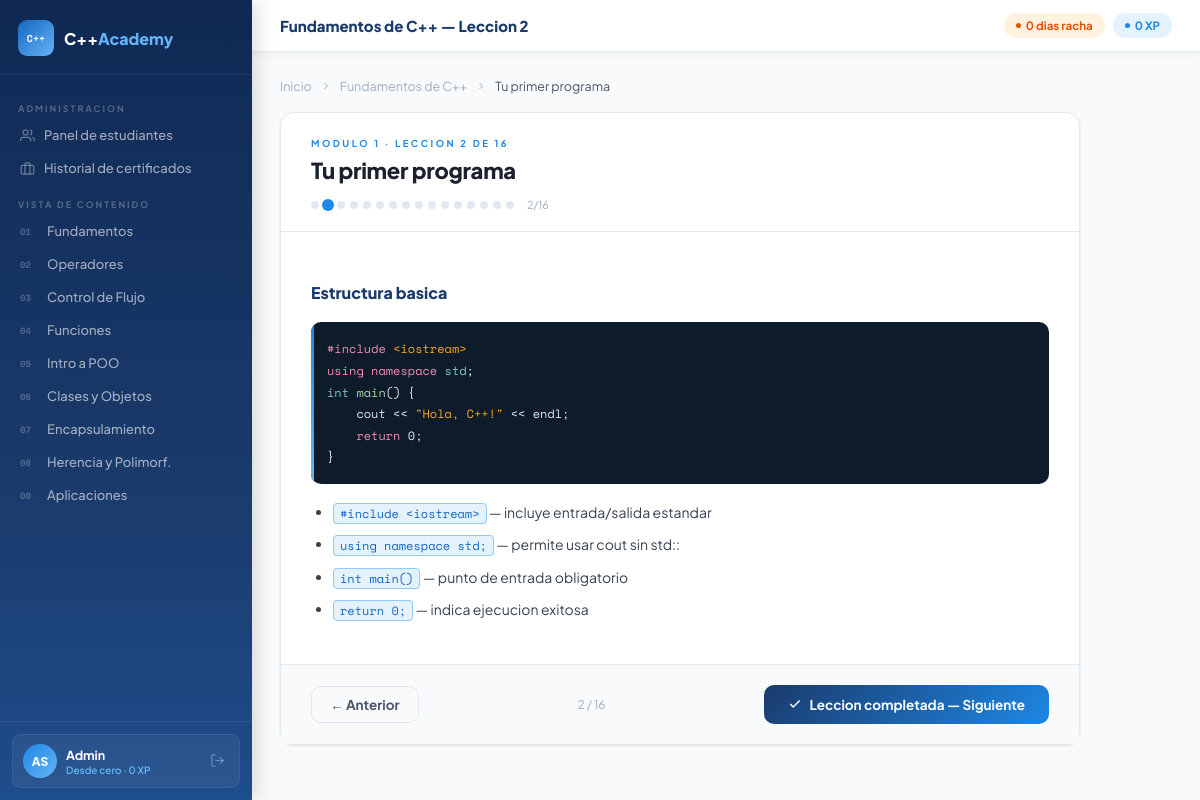
/modulo/1/leccion/2 (signed in), run on the app's committed database.
### tables this page shows
CREATE TABLE usuarios(
        id             INTEGER PRIMARY KEY AUTOINCREMENT,
        nombre         TEXT NOT NULL,
        apellido        TEXT NOT NULL,
        email           TEXT NOT NULL UNIQUE,
        password_hash   TEXT NOT NULL,
        rol_id          INTEGER NOT NULL DEFAULT 2,
        ruta_aprendizaje TEXT DEFAULT 'desde_cero',
        activo          INTEGER NOT NULL DEFAULT 1,
        xp              INTEGER NOT NULL DEFAULT 0,
        racha           INTEGER NOT NULL DEFAULT 0,
        nivel           INTEGER NOT NULL DEFAULT 1,
        ultimo_modulo   INTEGER DEFAULT NULL,
        ultima_leccion  INTEGER DEFAULT NULL,
        fecha_registro  TEXT NOT NULL DEFAULT (datetime('now')),
        FOREIGN KEY(rol_id) REFERENCES roles(id));

CREATE TABLE modulos(
        id               INTEGER PRIMARY KEY AUTOINCREMENT,
        numero           INTEGER NOT NULL UNIQUE,
        titulo           TEXT NOT NULL,
        descripcion      TEXT,
        nivel            TEXT NOT NULL DEFAULT 'Basico',
        total_lecciones  INTEGER DEFAULT 8,
        total_ejercicios INTEGER DEFAULT 3,
        activo           INTEGER NOT NULL DEFAULT 1);

CREATE TABLE lecciones(
        id          INTEGER PRIMARY KEY AUTOINCREMENT,
        modulo_id   INTEGER NOT NULL,
        numero      INTEGER NOT NULL,
        titulo      TEXT NOT NULL,
        contenido   TEXT,
        UNIQUE(modulo_id, numero),
        FOREIGN KEY(modulo_id) REFERENCES modulos(id));

### routes/course_routes.py (the view)
@course_bp.route('/modulo/<int:mn>/leccion/<int:ln>')
@login_required
def leccion(mn, ln):
    mod = obtener_modulo(mn)
    if not mod: abort(404)
    lec = obtener_leccion(mod['id'], ln)
    if not lec: abort(404)
    todas    = obtener_lecciones(mod['id'], g.user.id)
    ant      = next((l for l in todas if l['numero'] == ln - 1), None)
    sig      = next((l for l in todas if l['numero'] == ln + 1), None)
    prog_lec = obtener_progreso_leccion(g.user.id, mod['id'])
    return render_template('student/leccion.html',
                           mod=mod, lec=lec, anterior=ant, siguiente=sig,
                           total=len(todas), todas=todas, prog_lec=prog_lec)

### app.py (called while the page is built)
@app.before_request
def cargar_usuario():
    from models.user import User
    user_id = session.get('user_id')
    if user_id:
        try:
            u = User.get_by_id(int(user_id))
            g.user = u
        except Exception:
            g.user = None
            session.clear()
    else:
        g.user = None

@app.context_processor
def inject_user():
    user = g.get('user', None)
    return dict(current_user=user)

### controllers/course_controller.py (called while the page is built)
def obtener_modulo(numero):
    conn = get_connection()
    r = conn.execute('SELECT * FROM modulos WHERE numero=? AND activo=1', (numero,)).fetchone()
    conn.close()
    return dict(r) if r else None

def obtener_lecciones(modulo_id, usuario_id=None):
    conn = get_connection()
    rows = conn.execute(
        'SELECT * FROM lecciones WHERE modulo_id=? ORDER BY numero', (modulo_id,)
    ).fetchall()
    lecs = [dict(r) for r in rows]
    if usuario_id:
        for lec in lecs:
            c = conn.execute(
                'SELECT completada FROM lecciones_completadas WHERE usuario_id=? AND leccion_id=?',
                (usuario_id, lec['id'])
            ).fetchone()
            lec['completada'] = bool(c and c['completada'])
    conn.close()
    return lecs

def obtener_leccion(modulo_id, numero):
    conn = get_connection()
    r = conn.execute(
        'SELECT * FROM lecciones WHERE modulo_id=? AND numero=?', (modulo_id, numero)
    ).fetchone()
    conn.close()
    return dict(r) if r else None

def obtener_progreso_leccion(usuario_id, modulo_id):
    conn = get_connection()
    total = conn.execute(
        'SELECT COUNT(*) AS c FROM lecciones WHERE modulo_id=?', (modulo_id,)
    ).fetchone()['c']
    comp = conn.execute("""
        SELECT COUNT(*) AS c FROM lecciones_completadas lc
        JOIN lecciones l ON l.id=lc.leccion_id
        WHERE lc.usuario_id=? AND l.modulo_id=? AND lc.completada=1
    """, (usuario_id, modulo_id)).fetchone()['c']
    conn.close()
    return {'completadas': comp, 'total': total,
            'porcentaje': round((comp / total) * 100) if total else 0}

### models/database.py (called while the page is built)
def get_connection():
    conn = sqlite3.connect(DB_PATH)
    conn.row_factory = sqlite3.Row
    conn.execute("PRAGMA foreign_keys = ON")
    return conn

### models/user.py (called while the page is built)
    @property
    def iniciales(self):
        a=self.apellido[0] if self.apellido else ''
        return (self.nombre[0]+a).upper()

    @property
    def es_admin(self): return self.rol_id==1

### templates/student/leccion.html (shortened to what this page needs)
{% extends "shared/base.html" %}
{% block page_title %}{{ mod.titulo }} — Leccion {{ lec.numero }}{% endblock %}
{% block content %}
<div class="lec-wrap">
  <div class="bread">
    <a href="{{ url_for('course.dashboard') }}">Inicio</a>
    <svg width="12" height="12" viewBox="0 0 24 24" fill="none" stroke="currentColor" stroke-width="2"><polyline points="9 18 15 12 9 6"/></svg>
    <a href="{{ url_for('course.modulo', numero=mod.numero) }}">{{ mod.titulo }}</a>
    <svg width="12" height="12" viewBox="0 0 24 24" fill="none" stroke="currentColor" stroke-width="2"><polyline points="9 18 15 12 9 6"/></svg>
    <span style="color:var(--text2)">{{ lec.titulo }}</span>
  </div>
  <div class="lec-card anim">
    <div class="lec-header">
      <div class="lec-chip">Modulo {{ mod.numero }} &middot; Leccion {{ lec.numero }} de {{ total }}</div>
      <h1 class="lec-big-title">{{ lec.titulo }}</h1>
      <div class="prog-dots">
        {% for l in todas %}
        <div class="prog-dot {% if l.completada %}done{% elif l.numero == lec.numero %}current{% endif %}"
             title="Leccion {{ l.numero }}: {{ l.titulo }}"
             onclick="window.location='{{ url_for('course.leccion', mn=mod.numero, ln=l.numero) }}'">
        </div>
        {% endfor %}
        <span style="font-size:11px;color:var(--text3);margin-left:8px">{{ lec.numero }}/{{ total }}</span>
      </div>
    </div>
    <div class="lec-body-content">{{ lec.contenido|safe }}</div>
    <div class="lec-foot">
      {% if anterior %}
      <a href="{{ url_for('course.leccion', mn=mod.numero, ln=anterior.numero) }}" class="btn btn-secondary">
        &larr; Anterior
      </a>
      {% else %}
      <a href="{{ url_for('course.modulo', numero=mod.numero) }}" class="btn btn-secondary">
        &larr; Modulo
      </a>
      {% endif %}
      <span style="font-size:12px;color:var(--text3)">{{ lec.numero }} / {{ total }}</span>
      {% if not lec.completada %}
      <button class="btn-completar" id="btn-completar" onclick="completarLeccion({{ lec.id }}, {{ mod.numero }})">
        <svg width="14" height="14" viewBox="0 0 24 24" fill="none" stroke="currentColor" stroke-width="2.5"><polyline points="20 6 9 17 4 12"/></svg>
        {% if siguiente %}Leccion completada — Siguiente{% else %}Completar y volver al modulo{% endif %}
      </button>
      {% endif %}
    </div>
  </div>
</div>
{% endblock %}

### templates/shared/base.html (shortened to what this page needs)
<!DOCTYPE html>
<html lang="es">
<head>
</head>
<body>
{% if current_user is not none and current_user.id %}
<div class="app-shell">
  <aside class="sidebar">
    <div class="sb-logo">
      <div class="sb-logo-icon">C++</div>
      <div class="sb-logo-name">C++<span>Academy</span></div>
    </div>
    <nav class="sb-nav">
      {% if current_user.es_admin %}
      <div class="sb-sec">Administracion</div>
      <a href="{{ url_for('course.admin_panel') }}" class="sb-link {% if request.endpoint=='course.admin_panel' %}active{% endif %}">
        <svg viewBox="0 0 24 24" fill="none" stroke="currentColor" stroke-width="2"><path d="M17 21v-2a4 4 0 0 0-4-4H5a4 4 0 0 0-4 4v2"/><circle cx="9" cy="7" r="4"/><path d="M23 21v-2a4 4 0 0 0-3-3.87"/><path d="M16 3.13a4 4 0 0 1 0 7.75"/></svg>
        Panel de estudiantes
      </a>
      <a href="{{ url_for('course.certificado') }}" class="sb-link {% if request.endpoint=='course.certificado' %}active{% endif %}">
        <svg viewBox="0 0 24 24" fill="none" stroke="currentColor" stroke-width="2"><rect x="2" y="7" width="20" height="14" rx="2"/><path d="M16 21V5a2 2 0 0 0-2-2h-4a2 2 0 0 0-2 2v16"/></svg>
        Historial de certificados
      </a>
      <div class="sb-sec">Vista de contenido</div>
      {% endif %}
      {% set mnms={1:'Fundamentos',2:'Operadores',3:'Control de Flujo',4:'Funciones',5:'Intro a POO',6:'Clases y Objetos',7:'Encapsulamiento',8:'Herencia y Polimorf.',9:'Aplicaciones'} %}
      {% set maccs=[] %}
      {% for i in range(1,10) %}
      <a href="{{ url_for('course.modulo', numero=i) }}"
         class="sb-link {% if request.endpoint=='course.modulo' and request.view_args.numero==i %}active{% endif %}">
        <span class="sb-link-num">{{ '%02d'|format(i) }}</span>
        {{ mnms[i] }}
      </a>
      {% endfor %}
    </nav>
    <div class="sb-foot">
      <div class="sb-user">
        <div class="sb-av">{{ current_user.iniciales }}</div>
        <div class="sb-uinfo">
          <div class="sb-uname">{{ current_user.nombre }}</div>
          <div class="sb-urole">
            {% if current_user.ruta_aprendizaje=='desde_cero' %}Desde cero
            {% elif current_user.ruta_aprendizaje=='intermedio' %}Nivel intermedio
            {% else %}Nivel avanzado{% endif %}
            &middot; {{ current_user.xp }} XP</div>
        </div>
        <a href="{{ url_for('auth.logout') }}" class="sb-logout" title="Salir">
          <svg width="15" height="15" viewBox="0 0 24 24" fill="none" stroke="currentColor" stroke-width="2"><path d="M9 21H5a2 2 0 0 1-2-2V5a2 2 0 0 1 2-2h4"/><polyline points="16 17 21 12 16 7"/><line x1="21" y1="12" x2="9" y2="12"/></svg>
        </a>
      </div>
    </div>
  </aside>
  <div class="main-area">
    <header class="topbar">
      <div class="topbar-title">{% block page_title %}C++ Academy{% endblock %}</div>
      <div class="topbar-pills">
        <span class="pill pill-amber"><span class="pill-dot"></span>{{ current_user.racha }} dias racha</span>
        <span class="pill pill-blue"><span class="pill-dot"></span>{{ current_user.xp }} XP</span>
      </div>
    </header>
    <main class="page-content">
      {% block content %}{% endblock %}
    </main>
  </div>
</div>
{% else %}
{% block auth_content %}{% endblock %}
{% endif %}
</body>
</html>

### templates/student/leccion.html (style rules this page uses)
.lec-wrap { max-width:800px; }
.bread { display:flex;align-items:center;gap:8px;font-size:12.5px;color:var(--text3);margin-bottom:18px;flex-wrap:wrap; }
.bread a { color:var(--text3);transition:color .14s; }
.lec-card { background:#fff;border:1px solid var(--border);border-radius:14px;box-shadow:var(--shadow); }
.lec-header { padding:24px 30px 20px;border-bottom:1px solid var(--border); }
.lec-chip { font-size:9.5px;letter-spacing:2.5px;text-transform:uppercase;color:var(--blue);font-weight:700;margin-bottom:7px; }
.lec-big-title { font-size:22px;font-weight:800;color:var(--text);margin-bottom:14px;letter-spacing:-.3px; }
.prog-dots { display:flex;align-items:center;gap:5px; }
.prog-dot { width:8px;height:8px;border-radius:50%;background:var(--border);transition:all .2s;cursor:pointer; }
.prog-dot.current { background:var(--blue);transform:scale(1.5); }
.lec-body-content { padding:26px 30px;color:var(--text);line-height:1.9;font-size:14px; }
.lec-body-content h3 { font-size:16px;font-weight:800;color:var(--navy);margin:20px 0 9px; }
.lec-body-content ul,.lec-body-content ol { padding-left:22px;margin-bottom:13px;line-height:2.1;color:#374151; }
.lec-body-content li { margin-bottom:3px; }
.lec-body-content code { font-family:'Space Mono',monospace;font-size:12px;background:#e3f2fd;border:1px solid #90caf9;border-radius:4px;padding:1px 6px;color:#1565c0; }
.lec-body-content pre.code-block { white-space:pre;margin:14px 0; }
.lec-foot { padding:20px 30px;border-top:1px solid var(--border);display:flex;align-items:center;justify-content:space-between;background:var(--surface); }
.btn-completar { background:linear-gradient(135deg,#1a3a6b,#1e88e5);color:#fff;border:none;border-radius:10px;padding:11px 24px;font-family:'Plus Jakarta Sans',sans-serif;font-size:13.5px;font-weight:700;cursor:pointer;transition:all .2s;display:flex;align-items:center;gap:7px; }

### data on the page
usuarios: nombre "Admin", xp "0", racha "0"
modulos: titulo "Fundamentos de C++", numero "1"
lecciones: numero "2", titulo "Tu primer programa", contenido "Estructura basica #include <iostream> using namespace std ; int main () { cout << \"Hola, C++!\" << endl; return 0; } #include <iostream> — incluye entrada/salida estandar using namespace std; — permite usar cout sin std:: int main() — punto de entrada obligatorio return 0; — indica ejecucion exitosa"

### other printed values
{{ '%02d'|format(i) }} "01" "02" "03" "04" "05" "06" "07" "08" "09"
{{ mnms[i] }} "Fundamentos" "Operadores" "Control de Flujo" "Funciones" "Intro a POO" "Clases y Objetos" "Encapsulamiento" "Herencia y Polimorf." "Aplicaciones"
{{ current_user.iniciales }} "AS"
{{ total }} "16"
